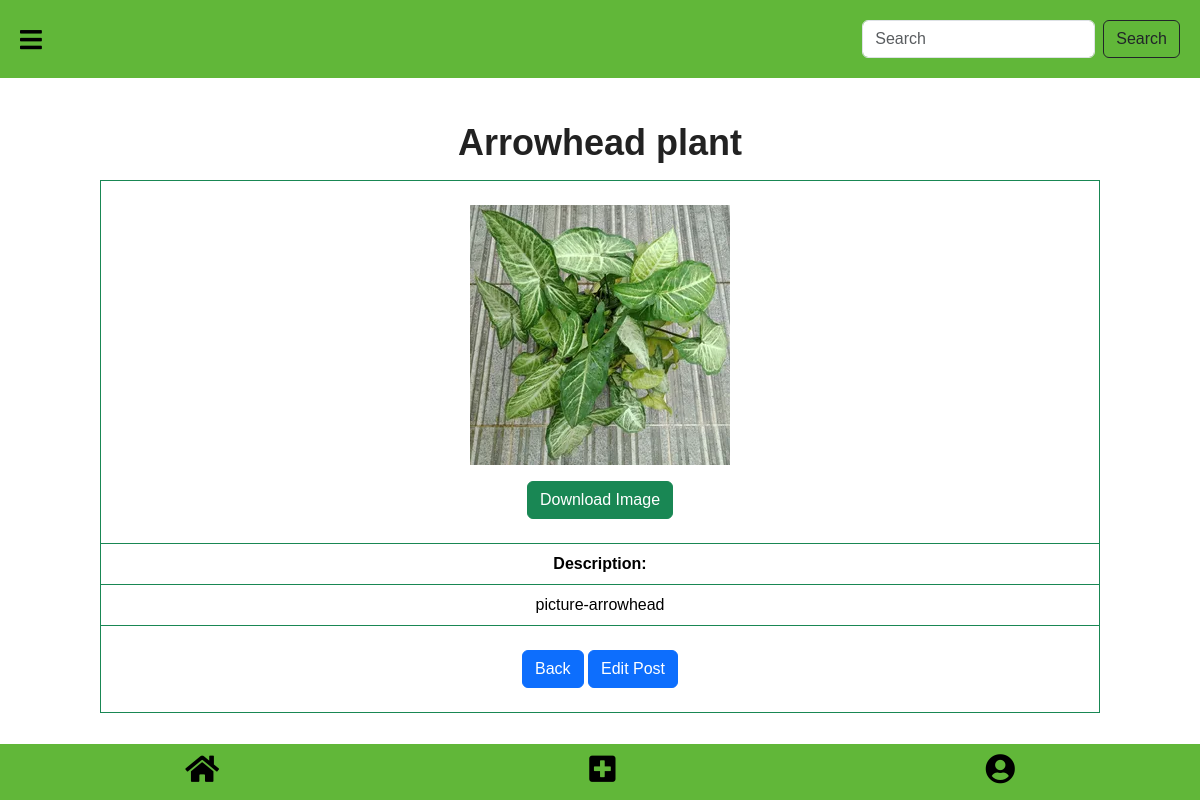
/17/, run on an earlier commit of the app's database.
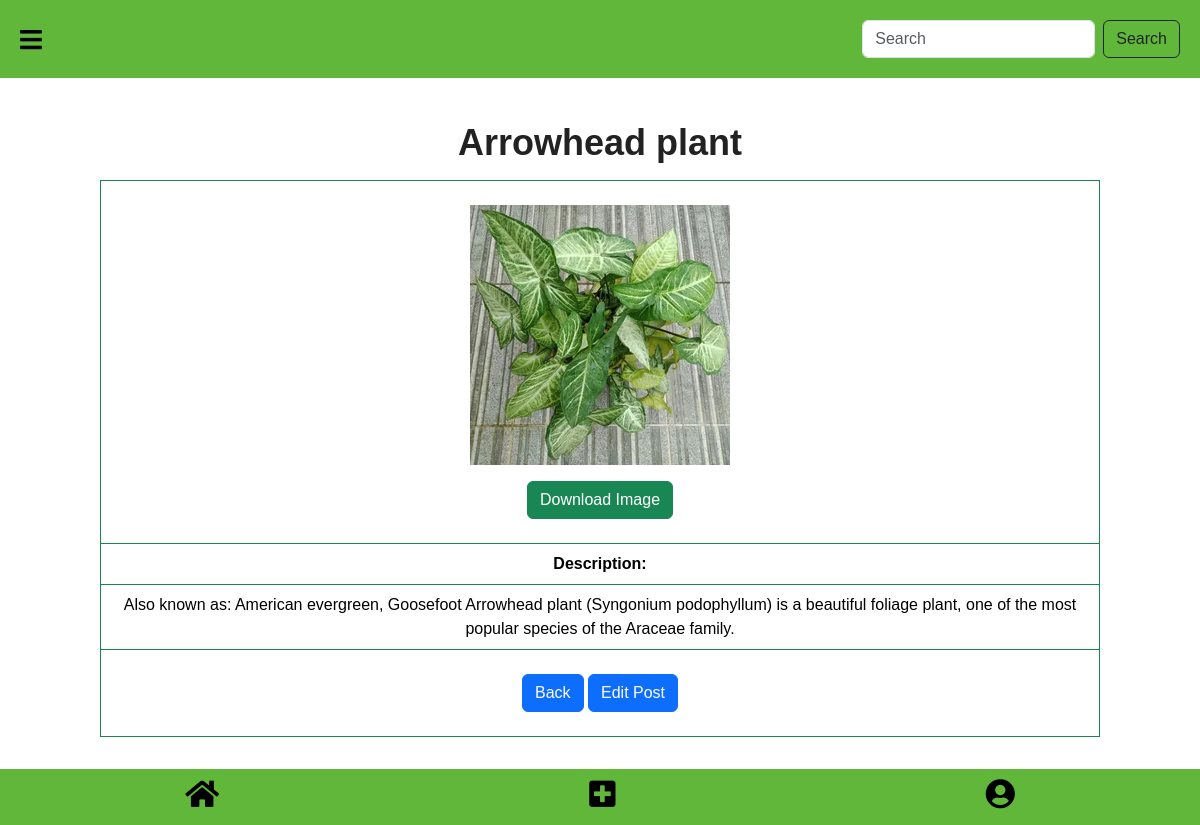
And on a later commit of the database.
### greenoasis/models.py (models this page shows, shortened)
class Image(models.Model):
    title=models.CharField(max_length=255)
    description=models.TextField(blank=True)
    tags=models.TextField()
    image=models.ImageField(upload_to="pic/%y/")
    like_count = models.IntegerField(default=0)
    liked_by = models.ManyToManyField(User, related_name='liked_post', blank=True)
    class Meta :
        ordering=('-id',)

### greenoasis/views.py (the view)
# urls.py: path('<int:id>/', views.detail_view, name='detail_view'),
def detail_view(request,id):
    objects=get_object_or_404(Image,id=id)
    return render(request,"details.html",{'image':objects})

### greenoasis/templates/details.html (shortened to what this page needs)
{% load static %}
<!doctype html>
<html lang="en">
  <head>
    <link href="https://cdnjs.cloudflare.com/ajax/libs/font-awesome/5.15.3/css/all.min.css" rel="stylesheet"/>
    <link href="https://cdn.jsdelivr.net/npm/bootstrap@5.3.3/dist/css/bootstrap.min.css" rel="stylesheet">
    <script src="https://cdn.tailwindcss.com"></script>
  </head>
  <body>
    <div id="main">
        <div class="header">
            <i class="fas fa-bars" onclick="openNav()"></i>
            <form action="{% url 'search' %}" class="d-flex" role="search" >
                <input class="form-control me-2" type="search" placeholder="Search" aria-label="Search">
                <button class="btn btn-outline-dark"  type="submit">Search</button>
              </form>
        </div>
        <h1 class="text-center" style="font-weight: bold; font-size: 36px; color: var(--text-color);"><br>{{ image.title }}</h1>
        <div class="container ">
            <table class="table border border-success text-center mt-3" >
                <tbody>
                    <tr>
                        <td colspan="2" style="position: relative;">
                            <img src="{{ image.image.url }}" class="img-fluid mx-auto d-block mt-3" alt="{{ image.title }}">
                            <a href="{{ image.image.url }}" class="btn btn-success mt-3 mb-3" download>Download Image</a>
                        </td>
                    </tr>
                    <tr style="background-color: #61b73988;" cl>
                        <td><strong>Description:</strong></td>
                    </tr>
                    <td>{{ image.description }}</td>
                    <tr>
                        <td colspan="2">
                            <a href="javascript:history.back()" class="btn btn-primary mt-3 mb-3">Back</a>
                            <a href="{% url 'editpost' id=image.id %}" class="btn btn-primary mt-3 mb-3">Edit Post</a>
                        </td>
                    </tr>
                </tbody>
            </table>
        </div>
    </div>
    <br><br><br>
    <div class="footer">
        <a href="{% url 'home' %}"><i class="fas fa-home"  style="color: #000;"></i></a>
        <a href="{% url 'upload' %}"><i class="fas fa-plus-square"  style="color: #000;"></i></a>
        <a href="{% url 'profile' %}"><i class="fas fa-user-circle"  style="color: #000;"></i></a>
    </div>
</body>
</html>

What changed in the data, as far as the page shows it:
changed Image "Arrowhead plant": description "picture-arrowhead" → "Also known as: American evergreen, Goosefoot Arrowhead plant (Syngonium podophyllum) is a beautiful foliage plant, one of the most popular species of the Araceae family."
